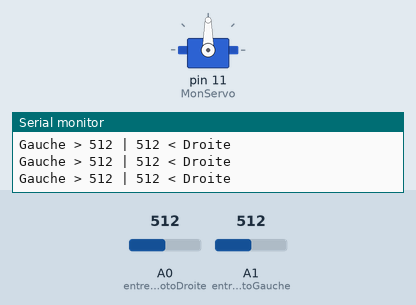
This sketch was run on a simulated Arduino Uno, built with avr-gcc and run on an emulated ATmega328P. On the bench: servo, the last lines printed to the serial monitor. The inputs (shaded band) are chosen by the test bench; at power-on: A0 (entreePhotoDroite) = 512, A1 (entreePhotoGauche) = 512.

Above: at 1.2 s.
1.3 s: A0 (entreePhotoDroite) set to 533
At 1.43 s:
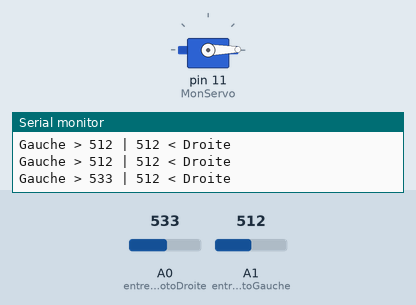
4.3 s: A1 (entreePhotoGauche) set to 73
7.3 s: A1 (entreePhotoGauche) set to 61
At 7.31 s:
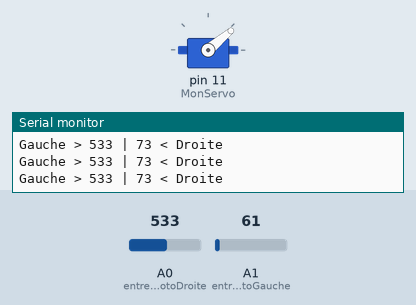
8.8 s: A1 (entreePhotoGauche) set to 122
At 11.68 s:
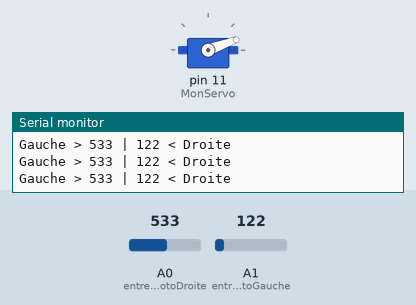
11.8 s: A1 (entreePhotoGauche) set to 0
Timing chart, 0 to 14.4 s (numbered marks = the images above; inputs shaded):
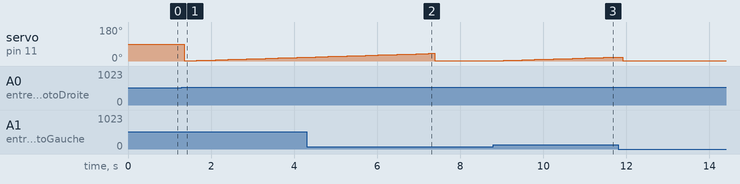

The sketch:

solar_follower.ino
```cpp
#include <Arduino.h>
#include <Servo.h>

Servo MonServo;
int PosServo;          // Variable de position du servo, de 0 à 180°
int Gauche;            // Variables de valeur des photoresistances
int Droite;
int entreePhotoGauche = A1; // Photorésistances sur A0 et A1
int entreePhotoDroite = A0;
int ponderation = 12;

void setup()
{
  Serial.begin(9600);   // Moniteur série
  MonServo.attach(11);  // Servo sur pin 11
}

void loop()
{
  Gauche = analogRead(entreePhotoGauche);
  Droite = analogRead(entreePhotoDroite);

  // Si la luminosité générale n'est pas suffisante on le replace à sa position de départ.
  // La nuit il sera en position pour le matin
  if ((Droite + Gauche) < 600)
  {
    if (PosServo > 1)
      PosServo = 1;
    MonServo.write(PosServo);
  }
  else
  {
    // Si la valeur de droite est plus haute on tourne vers la droite
    if (Droite > Gauche + ponderation)
    {
      if (PosServo < 179)
        PosServo++;
      MonServo.write(PosServo);
    }
    // Si c'est la valeur de gauche on tourne vers la gauche
    else if (Gauche > Droite + ponderation)
    {
      if (PosServo > 1)
        PosServo--;
      MonServo.write(PosServo);
    }
  }

  // Affichage sur Moniteur Série
  Serial.print("Gauche > ");
  Serial.print(Droite);
  Serial.print(" | ");
  Serial.print(Gauche);
  Serial.println(" < Droite");

  // On attend 150 ms avant la prochaine boucle
  delay(150);
}
```

Measured:
- the behaviour switches between 524 and 525 on A0 (entreePhotoDroite) (found by bisection; images 0 and 1)
- the behaviour switches between 67 and 66 on A1 (entreePhotoGauche) (found by bisection; images 1 and 2)
- after the input at 1.3 s, servo on pin 11 (MonServo): 90° → 1° after 0.06 s, → 2° 0.15 s later, → 3° 0.15 s later, → 4° 0.15 s later, … (20 changes in this stretch)
- after the input at 8.8 s, servo on pin 11 (MonServo): moves from 1° to 21° over 2.9 s, starting after 0.10 s
